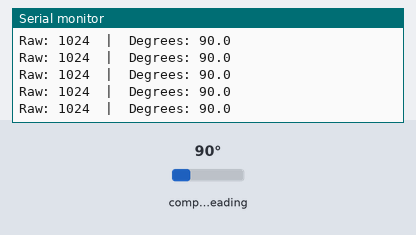
The sketch below on a simulated ESP8266 (NodeMCU). Parts: the last lines printed to the serial monitor. The inputs (shaded band) are chosen by the test bench; at power-on: compass heading 90°.

Above: at 1.2 s.
1.3 s: compass heading set to 7°
At 1.42 s:
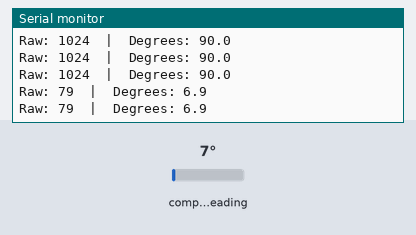
2.8 s: compass heading set to 180°
At 2.82 s:
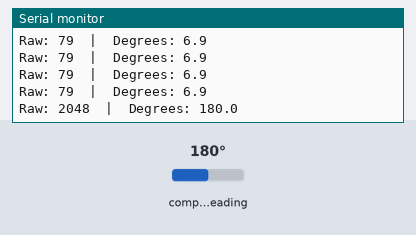
Timing chart, 0 to 5.8 s (numbered marks = the images above; inputs shaded):
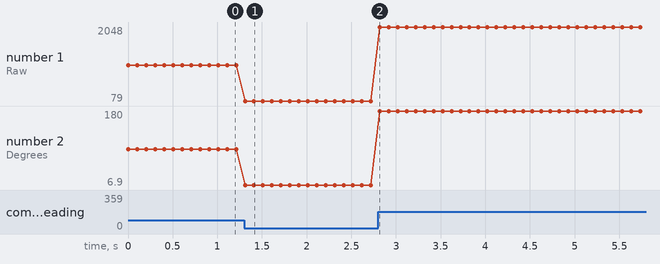

Measured:
- after the input at 1.3 s, the serial monitor: prints a new line at once (image 1)
- after the input at 2.8 s, the serial monitor: prints a new line at once (image 2)
- plotted number 1: 1024 → 79 after the input at 1.3 s, 79 → 2048 after the input at 2.8 s
- plotted number 2: 90 → 6.9 after the input at 1.3 s, 6.9 → 180 after the input at 2.8 s

The sketch:

AS5600_Debug.ino
```cpp
#include <Wire.h>
#include <AS5600.h> // Library by Rob Tillaart

AS5600 as5600;

void setup() {
    Serial.begin(115200);
    Wire.begin(D2, D1);      // SDA = D2, SCL = D1
    Wire.setClock(100000);   // 100kHz - safer for 2ft cable (default 400kHz too fast)

    Serial.println("=== AS5600 Sensor Debug ===");

    if (!as5600.isConnected()) {
        Serial.println("ERROR: AS5600 NOT detected on I2C! Check wiring.");
    } else {
        Serial.println("AS5600 CONNECTED OK!");
        Serial.print("Magnet strength: ");
        Serial.println(as5600.readMagnitude());
    }
}

void loop() {
    if (as5600.isConnected()) {
        int rawAngle = as5600.readAngle();  // 0 - 4095
        float degrees = rawAngle * (360.0 / 4096.0);

        Serial.print("Raw: ");
        Serial.print(rawAngle);
        Serial.print("  |  Degrees: ");
        Serial.println(degrees, 1);
    } else {
        Serial.println("ERROR: AS5600 disconnected!");
    }

    delay(100); // 10 times per second
}
```
